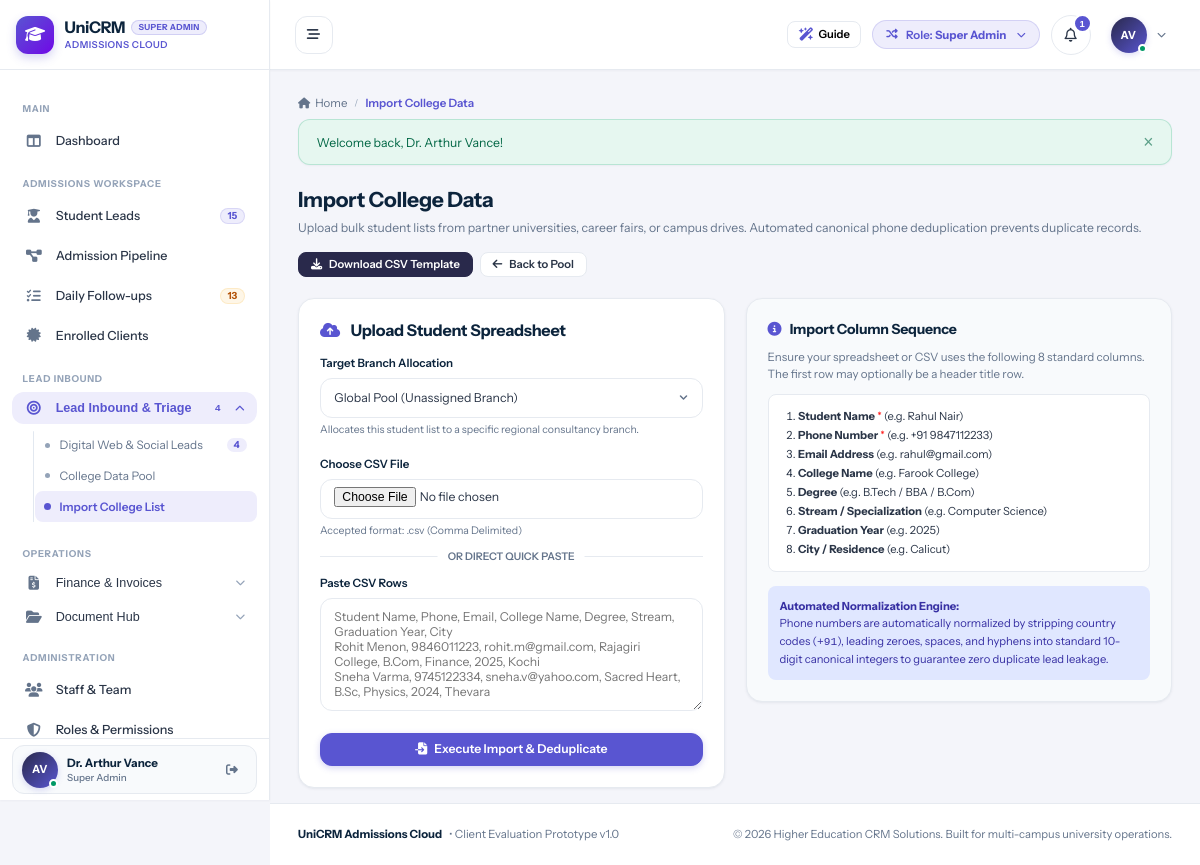
/data/import_college_data.php (signed in), run on the app's committed database.
### tables this page shows
CREATE TABLE `users` (
  `id` int(11) NOT NULL AUTO_INCREMENT,
  `branch_id` int(11) DEFAULT NULL,
  `role_id` int(11) NOT NULL,
  `manager_id` int(11) DEFAULT NULL,
  `reporting_manager_id` int(11) DEFAULT NULL,
  `name` varchar(150) NOT NULL,
  `email` varchar(150) NOT NULL,
  `password` varchar(255) NOT NULL,
  `phone` varchar(50) DEFAULT NULL,
  `designation` varchar(100) DEFAULT NULL,
  `avatar` varchar(255) DEFAULT NULL,
  `status` enum('Active','Inactive') DEFAULT 'Active',
  `created_at` datetime DEFAULT current_timestamp(),
  `updated_at` datetime DEFAULT NULL ON UPDATE current_timestamp(),
  PRIMARY KEY (`id`),
  UNIQUE KEY `email` (`email`),
  KEY `idx_branch` (`branch_id`),
  KEY `idx_role` (`role_id`),
  KEY `idx_manager` (`manager_id`)
);

CREATE TABLE `roles` (
  `id` int(11) NOT NULL AUTO_INCREMENT,
  `name` varchar(50) NOT NULL,
  `label` varchar(100) NOT NULL,
  `description` text DEFAULT NULL,
  `created_at` datetime DEFAULT current_timestamp(),
  PRIMARY KEY (`id`),
  UNIQUE KEY `name` (`name`)
);

### data/import_college_data.php (the view, shortened to what the rows shown need)
<?php
require_once __DIR__ . '/../config/database.php';
require_once __DIR__ . '/../config/helpers.php';
require_once __DIR__ . '/../includes/auth.php';
require_login();
include __DIR__ . '/../includes/header.php';
?>
<div class="page-header" style="display:flex; justify-content:space-between; align-items:flex-start; margin-bottom:1.5rem; flex-wrap:wrap; gap:1rem;">
  <div>
    <h1 style="font-size:1.5rem; font-weight:700; color:var(--text-heading); margin:0 0 0.35rem 0;">Import College Data</h1>
  </div>
</div>
<div style="display:grid; grid-template-columns:1fr 1fr; gap:1.5rem; align-items:start;">
  <div class="card" style="padding:1.5rem;">
    <form method="POST" action="<?= base_url('data/import_college_data.php') ?>" enctype="multipart/form-data">
      <div class="form-group" style="margin-bottom:1.25rem;">
        <label class="form-label">Target Branch Allocation</label>
        <select name="branch_id" class="form-control">
          <?php if (is_super_admin()): ?>
            <option value="0">Global Pool (Unassigned Branch)</option>
          <?php endif; ?>
        </select>
        <small style="color:var(--text-muted); font-size:0.75rem;">Allocates this student list to a specific regional consultancy branch.</small>
      </div>
    </form>
  </div>
</div>
<?php include __DIR__ . '/../includes/footer.php'; ?>

### includes/header.php (shortened to what the rows shown need)
<?php
require_once __DIR__ . '/auth.php';
$currentUser = current_user();
$unreadNotifCount = $currentUser ? get_unread_notifications_count($currentUser['id']) : 0;
?>
<!DOCTYPE html>
<html lang="en">
<head>
  <link rel="stylesheet" href="https://cdnjs.cloudflare.com/ajax/libs/font-awesome/6.5.1/css/all.min.css">
  <link rel="stylesheet" href="<?= base_url('assets/css/style.css') ?>">
</head>
<body>
<div id="app-layout">
  <?php include __DIR__ . '/sidebar.php'; ?>
  <div id="main-wrapper">
    <header id="top-navbar">
      <div class="navbar-right">
        <div class="role-switcher-dropdown" style="position: relative;">
          <button type="button" class="role-switcher-btn" id="role-switcher-btn" title="Simulate different role permissions">
            <span>Role: <strong><?= htmlspecialchars($currentUser['role_label'] ?? 'Guest') ?></strong></span>
          </button>
        </div>
        <div style="position: relative;">
          <button type="button" class="notification-bell-btn" id="notif-bell-btn" title="Notifications">
            <i class="fa-regular fa-bell"></i>
            <?php if ($unreadNotifCount > 0): ?>
              <span class="notification-counter"><?= $unreadNotifCount ?></span>
            <?php endif; ?>
          </button>
        </div>
        <div style="position: relative;">
          <button type="button" class="profile-dropdown-btn" id="user-profile-btn">
            <div class="user-avatar-sm online">
              <?= user_initials($currentUser['name'] ?? 'U') ?>
            </div>
            <i class="fa-solid fa-chevron-down" style="font-size:0.65rem; color:var(--text-muted);"></i>
          </button>
        </div>
      </div>
    </header>
    <main class="content-area">

### includes/sidebar.php (shortened to what the rows shown need)
<?php
$currentUser = current_user();
?>
<aside id="sidebar">
<?php
$rawRoleLabel = $currentUser['role_label'] ?? 'Staff';
$headerRoleBadge = $rawRoleLabel;
?>
  <div class="sidebar-header" id="sidebar-brand-header">
    <a href="<?= base_url('dashboard/index.php') ?>" class="brand-wrapper">
      <div class="brand-text">
        <div class="brand-title-row">
          <h1 class="brand-title">UniCRM</h1>
          <span class="sidebar-role-badge sidebar-demo-badge" title="<?= htmlspecialchars($rawRoleLabel) ?>"><?= htmlspecialchars($headerRoleBadge) ?></span>
        </div>
      </div>
    </a>
  </div>
  <div class="sidebar-user">
    <div class="sidebar-user-card">
      <div class="user-snippet">
        <div class="user-avatar-sm online" title="<?= htmlspecialchars($currentUser['name'] ?? 'User') ?>">
          <?= user_initials($currentUser['name'] ?? 'U') ?>
        </div>
        <div class="user-info">
          <span class="user-name" title="<?= htmlspecialchars($currentUser['name'] ?? 'User') ?>"><?= htmlspecialchars($currentUser['name'] ?? 'User') ?></span>
          <span class="user-role"><?= htmlspecialchars($currentUser['role_label'] ?? 'Staff') ?></span>
        </div>
      </div>
    </div>
  </div>
</aside>

### data on the page
users: role.label "SUPER ADMIN", name "AV", name "Dr. Arthur Vance", role.label "Super Admin", id "1"
roles: branch_id "Global Pool (Unassigned Branch)"

### other printed values
$sidebarActiveLeadsCount "15"
$sidebarTotalTasks "13"
$sidebarWebLeadsCount "4"
$pageTitle "Import College Data"
$flash['message'] "Welcome back, Dr. Arthur Vance!"
